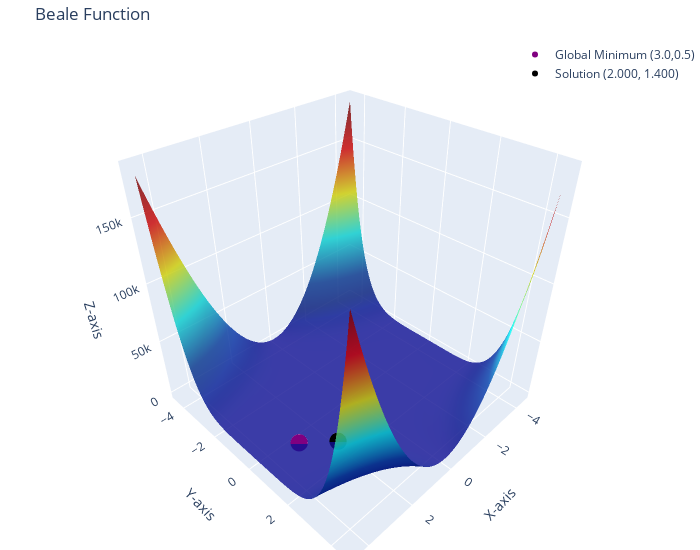

The notebook cell saved with this chart:
### Markdown cell above
## **Visual test**

### Code cell
def beale_test(x, y):
    return (
        (1.5 - x + x * y)**2 +
        (2.25 - x + x * y**2)**2 +
        (2.625 - x + x * y**3)**2
    )

def plot_beale(solution: list[float,float]):
    x = np.linspace(-4.5, 4.5, 100)
    y = np.linspace(-4.5, 4.5, 100)
    X, Y = np.meshgrid(x, y)
    Z = beale_test(X, Y)

    # surface plot
    fig = go.Figure(data=[go.Surface(z=Z, x=X, y=Y, colorscale='Jet', showscale=False, opacity=0.8)])

    # global minimum
    global_min_x, global_min_y = 3.0, 0.5
    global_min_z = beale_test(global_min_x, global_min_y)
    fig.add_trace(go.Scatter3d(
        x=[global_min_x], y=[global_min_y], z=[global_min_z],
        mode='markers',
        marker=dict(size=6, color='purple', symbol='circle'),
        name=f'Global Minimum ({global_min_x},{global_min_y})'
    ))

    sol_x, sol_y = solution
    sol_z = beale_test(sol_x, sol_y) 
    fig.add_trace(go.Scatter3d(
        x=[sol_x], y=[sol_y], z=[sol_z],
        mode='markers',
        marker=dict(size=6, color='black', symbol='circle'),
        name=f'Solution ({sol_x:.3f}, {sol_y:.3f})'
    ))

    # Update layout
    fig.update_layout(
        title='Beale Function',
        scene=dict(
            xaxis_title='X-axis',
            yaxis_title='Y-axis',
            zaxis_title='Z-axis'
        ),
        margin=dict(l=0, r=0, b=0, t=40),  # Adjust margins for better fit
        width=700,
        height=550,
        showlegend=True,
        legend=dict(
            x=1,
            y=1,
            xanchor='right',
            yanchor='top'
        )
    )

    fig.show()
# ---------------------------------------
plot_beale([2.0, 1.4])

### Figure 1 — Plotly figure (JSON) as saved in the notebook; plotly's stock layout.template omitted (floating-point values rounded to 4 significant figures; data arrays with more than 128 entries replaced by an {"elided": "..."} marker saying what was removed)
{"data": [{"colorscale": [[0, "rgb(0,0,131)"], [0.2, "rgb(0,60,170)"], [0.4, "rgb(5,255,255)"], [0.6, "rgb(255,255,0)"], [0.8, "rgb(250,0,0)"], [1, "rgb(128,0,0)"]], "opacity": 0.8, "showscale": false, "type": "surface", "x": {"elided": "100x100 float values"}, "y": {"elided": "100x100 float values"}, "z": {"elided": "100x100 float values"}}, {"marker": {"color": "purple", "size": 6, "symbol": "circle"}, "mode": "markers", "name": "Global Minimum (3.0,0.5)", "type": "scatter3d", "x": [3], "y": [0.5], "z": [0]}, {"marker": {"color": "black", "size": 6, "symbol": "circle"}, "mode": "markers", "name": "Solution (2.000, 1.400)", "type": "scatter3d", "x": [2], "y": [1.4], "z": [60.05]}], "layout": {"height": 550, "legend": {"x": 1, "xanchor": "right", "y": 1, "yanchor": "top"}, "margin": {"b": 0, "l": 0, "r": 0, "t": 40}, "scene": {"xaxis": {"title": {"text": "X-axis"}}, "yaxis": {"title": {"text": "Y-axis"}}, "zaxis": {"title": {"text": "Z-axis"}}}, "showlegend": true, "title": {"text": "Beale Function"}, "width": 700}}
